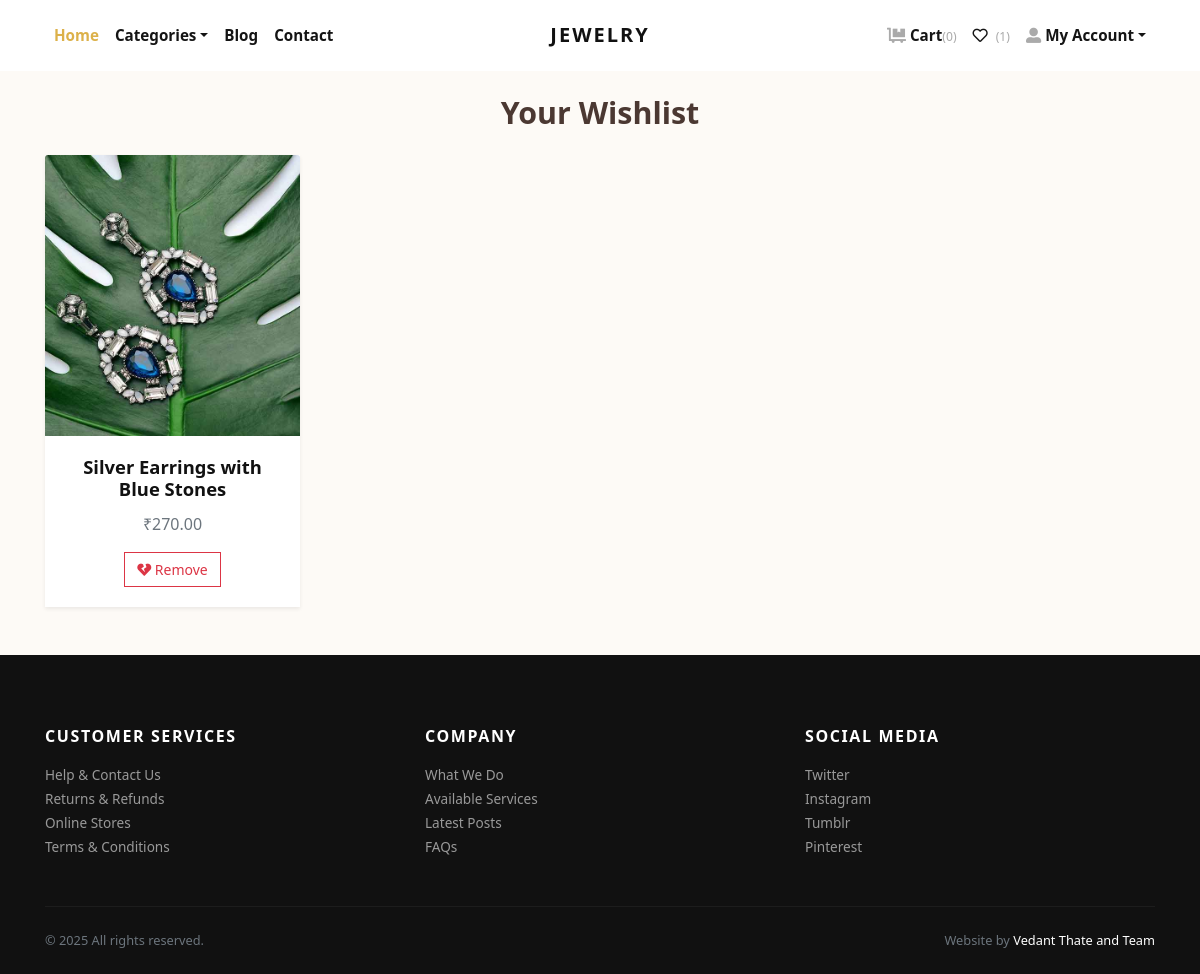
Page /wishlist/ (signed in) on the committed database.
### store/models.py (models this page shows, shortened)
class Wishlist(models.Model):
    user = models.ForeignKey(User, on_delete=models.CASCADE)
    product = models.ForeignKey(Product, on_delete=models.CASCADE)
    class Meta:
        unique_together = ("user", "product")

class Product(models.Model):
    title = models.CharField(max_length=150, verbose_name="Product Title")
    slug = models.SlugField(max_length=160, verbose_name="Product Slug")
    sku = models.CharField(max_length=255, unique=True, verbose_name="Unique Product ID (SKU)")
    short_description = models.TextField(verbose_name="Short Description")
    detail_description = models.TextField(blank=True, null=True, verbose_name="Detail Description")
    product_image = models.ImageField(upload_to='product', blank=True, null=True, verbose_name="Product Image")
    price = models.DecimalField(max_digits=8, decimal_places=2)
    category = models.ForeignKey(Category, verbose_name="Product Categoy", on_delete=models.CASCADE)
    is_active = models.BooleanField(verbose_name="Is Active?")
    is_featured = models.BooleanField(verbose_name="Is Featured?")
    created_at = models.DateTimeField(auto_now_add=True, verbose_name="Created Date")
    updated_at = models.DateTimeField(auto_now=True, verbose_name="Updated Date")
    class Meta:
        verbose_name_plural = 'Products'
        ordering = ('-created_at', )

### store/views.py (the view)
# urls.py: path('wishlist/', views.wishlist_view, name='wishlist'),
@login_required
def wishlist_view(request):
    wishlist_items = Wishlist.objects.filter(user=request.user)
    return render(request, 'wishlist.html', {'wishlist_items': wishlist_items})

### store/context_preprocessors.py (called while the page is built)
def store_menu(request):
    categories = Category.objects.filter(is_active=True)
    context = {
        'categories_menu': categories,
    }
    return context

def cart_menu(request):
    if request.user.is_authenticated:
        cart_items= Cart.objects.filter(user=request.user)
        context = {
            'cart_items': cart_items,
        }
    else:
        context = {}
    return context

### templates/wishlist.html (shortened to what this page needs)
{% extends 'base.html' %}
{% load static %}
{% block content %}
<div class="container py-4">
  <h2 class="text-center mb-4">Your Wishlist</h2>
  <div class="row">
    {% if wishlist_items %}
      {% for item in wishlist_items %}
        <div class="col-lg-3 col-md-4 col-sm-6 mb-4">
          <div class="card border-0 shadow-sm">
            <a href="{% url 'store:product-detail' item.product.slug %}">
              <img src="{{ item.product.product_image.url }}" class="card-img-top" alt="{{ item.product.title }}">
            </a>
            <div class="card-body text-center">
              <h5 class="card-title">
                <a class="text-dark text-decoration-none" href="{% url 'store:product-detail' item.product.slug %}">
                  {{ item.product.title }}
                </a>
              </h5>
              <p class="text-muted">₹{{ item.product.price }}</p>
              <a href="{% url 'store:add-to-wishlist' item.product.id %}" class="btn btn-outline-danger btn-sm">
                <i class="fas fa-heart-broken"></i> Remove
              </a>
            </div>
          </div>
        </div>
      {% endfor %}
    {% else %}
      <div class="col-12 text-center">
        <p class="lead">Your wishlist is empty.</p>
        <a href="{% url 'store:home' %}" class="btn btn-dark">Browse Products</a>
      </div>
    {% endif %}
  </div>
</div>
{% endblock %}

### templates/navbar.html (shortened to what this page needs)
{% load static %}
      <header class="header bg-white">
        <div class="container px-0 px-lg-3">
          <nav class="navbar navbar-expand-lg navbar-light py-3 px-lg-0"><a class="navbar-brand" href="{% url 'store:home' %}"><span class="font-weight-bold text-uppercase text-dark">Jewelry</span></a>
            <div class="collapse navbar-collapse" id="navbarSupportedContent">
              <ul class="navbar-nav mr-auto">
                <li class="nav-item">
                  <a class="nav-link active" href="{% url 'store:home' %}">Home</a>
                </li>
                <li class="nav-item dropdown"><a class="nav-link dropdown-toggle" id="pagesDropdown" href="#" data-toggle="dropdown" aria-haspopup="true" aria-expanded="false">Categories</a>
                </li>
                <li class="nav-item">
                  <a class="nav-link" href="{% url 'store:blog_list' %}">Blog</a>
                </li>
                <li class="nav-item">
                  <a class="nav-link" href="{% url 'store:contact' %}">Contact</a>
                </li>
              </ul>
              <ul class="navbar-nav ml-auto">
                {% if request.user.is_authenticated %}
                  <li class="nav-item"><a class="nav-link" href="{% url 'store:cart' %}"> <i class="fas fa-dolly-flatbed mr-1 text-gray"></i>Cart<small class="text-gray">({{cart_items.count}})</small></a></li>
                  <li class="nav-item">
                    <a class="nav-link" href="{% url 'store:wishlist' %}">
                      <i class="far fa-heart mr-1"></i>
                      <small class="text-gray">({{ user.wishlist_set.count }})</small>
                    </a>
                  </li>
                  <li class="nav-item dropdown"><a class="nav-link dropdown-toggle" id="pagesDropdown" href="#" data-toggle="dropdown" aria-haspopup="true" aria-expanded="false"><i class="fas fa-user-alt mr-1 text-gray"></i>My Account</a></a>
                </li>
                {% else %}
                  <li class="nav-item"><a class="nav-link" href="{% url 'store:login' %}">Login</a></li>
                  <li class="nav-item"><a class="nav-link" href="{% url 'store:register' %}">Create Account</a></li>
                {% endif %}
              </ul>
            </div>
          </nav>
        </div>
      </header>

### jewelryshop/static/css/style.default.css (style rules this page uses)
.text-gray { color: #aaa !important; }
.navbar { position: relative; }
@media (min-width: 992px) { .navbar-brand { position: absolute; top: 50%; left: 50%; -webkit-transform: translate(-50%, -50%); transform: translate(-50%, -50%); } }
.text-uppercase { text-transform: uppercase; letter-spacing: 0.1em; }
.navbar { padding: 0.5rem 1rem; }
.navbar-brand { display: inline-block; padding-top: 0.3125rem; padding-bottom: 0.3125rem; margin-right: 1rem; font-size: 1.25rem; }
.navbar-light .navbar-brand { color: #dcb14a; }
.navbar-light .navbar-nav .nav-link { color: rgba(17, 17, 17, 0.99); font-weight: 800; font-size: 0.95rem; transition: all 0.3s; }
.navbar-light .navbar-nav .show > .nav-link, .navbar-light .navbar-nav .active > .nav-link, .navbar-light .navbar-nav .nav-link.show, .navbar-light .navbar-nav .nav-link.active { color: #dcb14a; }
.btn { font-weight: 400; border: 1px solid transparent; font-family: inherit; padding: 0.375rem 1.5rem; font-size: 1rem; line-height: 1.5; border-radius: 0; transition: color 0.15s ease-in-out, background-color 0.15s ease-in-out, border-color 0.15s ease-in-out, box-shadow 0.15s ease-in-out; }
.btn-outline-danger { color: #dc3545; background-color: transparent; background-image: none; border-color: #dc3545; }
.btn-sm { padding: 0.375rem 0.75rem; font-size: 0.875rem; line-height: 1.5; border-radius: 0; }
body { font-family: "Libre Franklin", sans-serif; font-size: 1rem; font-weight: 400; line-height: 1.5; color: #111111; background-color: #fff; }
a { color: #dcb14a; text-decoration: none; }
h1, h2, h3, h4, h5, h6, .h1, .h2, .h3, .h4, .h5, .h6 { margin-bottom: 0.5rem; font-family: inherit; font-weight: 900; line-height: 1.2; color: inherit; }
h2, .h2 { font-size: 1.9rem; }
h5, .h5 { font-size: 1.15rem; }
small, .small { font-size: 80%; font-weight: 400; }
.text-dark { color: #111111 !important; }
.shadow-sm { box-shadow: 0 0.125rem 0.25rem rgba(17, 17, 17, 0.075) !important; }
.nav-link { padding: 0.5rem 1rem; }
.card { background-color: #fff; border: 1px solid rgba(17, 17, 17, 0.125); border-radius: 0; }
.card-body { padding: 1.25rem; }
.card-title { margin-bottom: 0.75rem; }
.card-img-top { border-top-left-radius: calc(0 - 1px); border-top-right-radius: calc(0 - 1px); }

### jewelryshop/static/css/stylecontact.css (style rules this page uses)
body { font-family: 'Segoe UI', sans-serif; background-color: #fdfaf6; color: #4b3832; }

### jewelryshop/static/css/styleblog.css (style rules this page uses)
body { background-color: #fdfaf6; color: #4b3832; font-family: 'Segoe UI', sans-serif; }

### rows in the picture
Wishlist: product.product_image (picture), product "Silver Earrings with Blue Stones", product.price "270.00"

### other values in the picture
{{ cart_items.count }} "0"
{{ user.wishlist_set.count }} "1"
